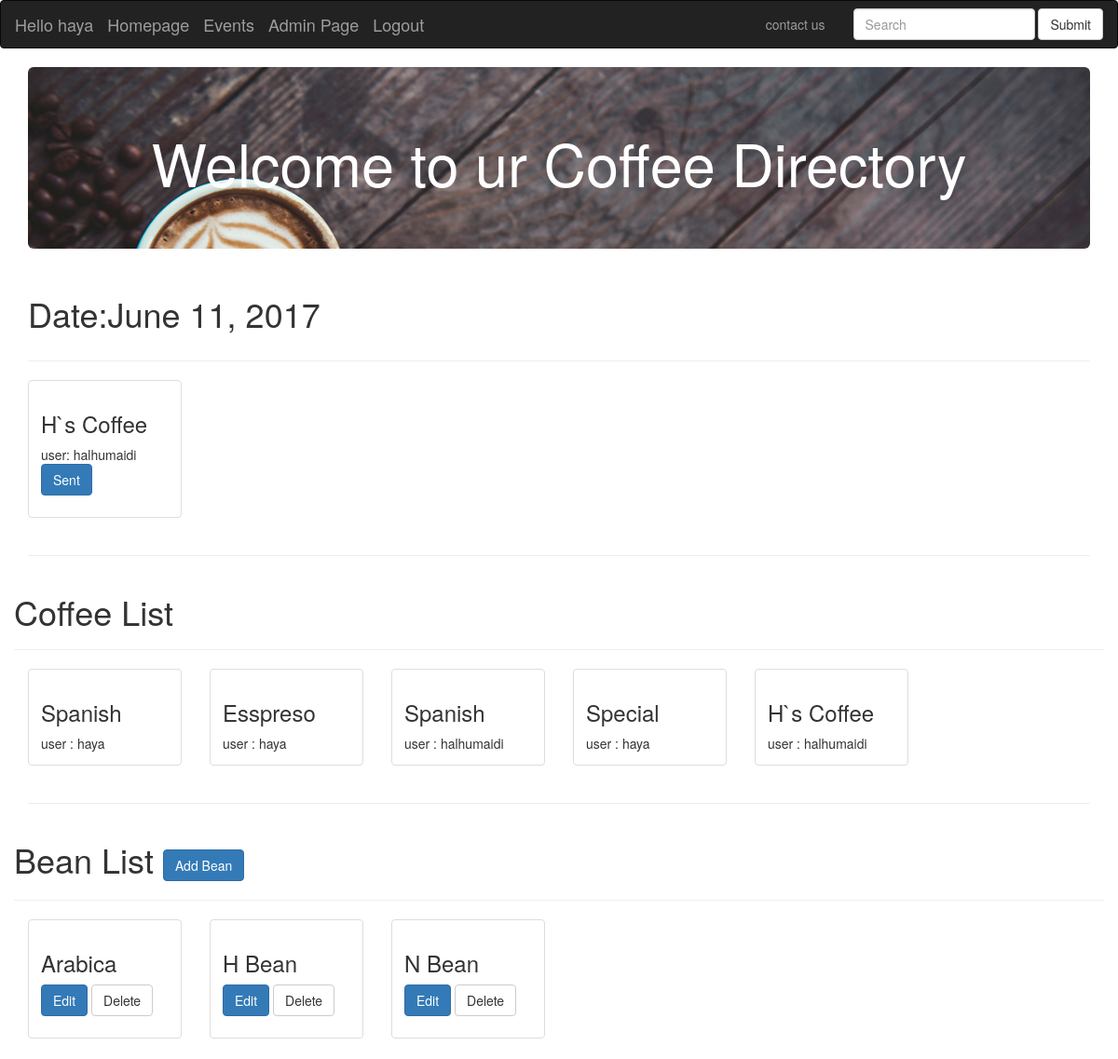
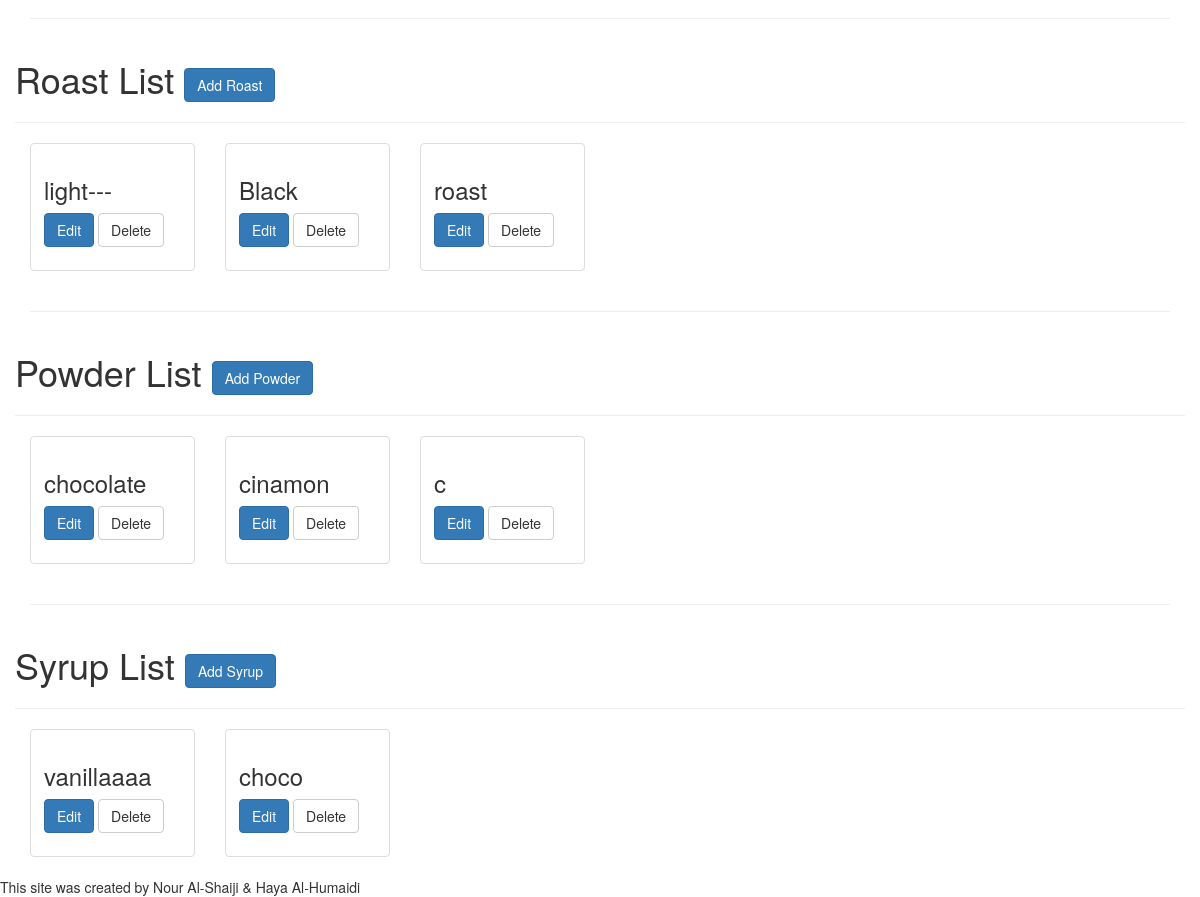
The app's page /main/ad/ (signed in) with its own data (2 pictures, top to bottom).
### main/models.py (models this page shows, shortened)
class Order(models.Model):
    user = models.ForeignKey(User)
    coffee = models.ForeignKey(Coffee)
    date = models.DateField()

class Coffee(models.Model):
    user= models.ForeignKey(User)
    name = models.CharField(max_length = 255)
    bean = models.ForeignKey(Bean)
    roast = models.ForeignKey(Roast)
    esspreso_shots = models.PositiveIntegerField(default = 1)
    water = models.FloatField(default = 0)
    steamed_milk = models.BooleanField(default = False)
    foam = models.FloatField(default = 0)
    powder = models.ManyToManyField(Powder, blank=True)
    syrup = models.ManyToManyField(Syrup, blank=True)
    extra_instructions = models.TextField()
    def __str__(self):
        return self.name

class Bean(models.Model):
    name = models.CharField(max_length=255)
    def __str__(self):
        return self.name

class Roast(models.Model):
    name = models.CharField(max_length=255)
    def __str__(self):
        return self.name

class Powder(models.Model):
    name = models.CharField(max_length=255)
    def __str__(self):
        return self.name

class Syrup(models.Model):
    name = models.CharField(max_length=255)
    def __str__(self):
        return self.name

### main/views.py (the view)
def admin_page(request):
    context={}
    if not request.user.is_authenticated():
      return redirect('/main/signin')
    if not request.user.is_staff:
      return redirect("main:naughty_page")
    form = SearchForm()
    context["form"]=form
    today = datetime.date.today()
    context['today']=today
    order_list = Order.objects.filter(date=today)
    context['order_list']=order_list
    coffee_list = Coffee.objects.all()
    context['coffee_list']=coffee_list
    bean = Bean.objects.all()
    context['bean']=bean
    roast = Roast.objects.all()
    context['roast']=roast
    powder = Powder.objects.all()
    context['powder']=powder
    syrup = Syrup.objects.all()
    context['syrup']=syrup
    return render(request,'main/admin_page.html',context)

### main/forms.py
class SearchForm(forms.Form):
    date = forms.DateField(widget = forms.DateInput(attrs={"type":"date"}))

### main/templates/main/admin_page.html
{% extends 'main/base.html' %}
{% load crispy_forms_tags %}
{% block header %} Welcome to ur Coffee Directory {% endblock %}
{% block content %}
<div class="row">
 <div class="col col-sm-6">
 <h1>Date:{{today}}</h1>
 </div>
</div>
<hr>
  <div class="row">
  {% if order_list %}
    {% for order in order_list %}
      <div class="col-sm-5 col-md-2">
        <div class="thumbnail">
          <div class="caption">
            <h3> {{order.coffee}} </h3>
            user: {{order.user}}
            <p>
              <a href="{% url 'main:sent' today.year today.month today.day %}" class="btn btn-primary" role="button">Sent</a>
            </p>
          </div>
        </div>
      </div>
    {% endfor %}
  {% else %}
  <h1> no orders today</h1>
  {% endif %}
</div>
<hr>
<div class="row">
 <h1> Coffee List </h1>
 <hr>
 {% for coffee in coffee_list %}
   <div class="col-sm-5 col-md-2">
     <div class="thumbnail">
       <div class="caption">
         <h3>{{coffee}}</h3>
         user : {{coffee.user}}
       </div>
     </div>
   </div>
 {% endfor %}
</div>
<hr>
<div class="row">
 <h1> Bean List <a href="{% url 'main:createBean' %}" class="btn btn-primary" role="button">Add Bean</a> </h1>
 <hr>
 {% for bean in bean %}
   <div class="col-sm-5 col-md-2">
     <div class="thumbnail">
       <div class="caption">
         <h3>{{bean}} </h3>
         <p>
           <a href="{% url 'main:editBean' bean_id=bean.id%}" class="btn btn-primary" role="button">Edit</a>
           <a href="{% url 'main:deleteBean' bean_id=bean.id%}" class="btn btn-default" role="button">Delete</a>
         </p>
       </div>
     </div>
   </div>
 {% endfor %}
</div>
<hr>
<div class="row">
 <h1> Roast List <a href="{% url 'main:createRoast' %}" class="btn btn-primary" role="button">Add Roast</a> </h1>
 <hr>
 {% for roast in roast %}
   <div class="col-sm-5 col-md-2">
     <div class="thumbnail">
       <div class="caption">
         <h3>{{roast}} </h3>
         <p>
           <a href="{% url 'main:editRoast' roast_id=roast.id%}" class="btn btn-primary" role="button">Edit</a>
           <a href="{% url 'main:deleteRoast' roast_id=roast.id%}" class="btn btn-default" role="button">Delete</a>
         </p>
       </div>
     </div>
   </div>
 {% endfor %}
</div>
<hr>
<div class="row">
 <h1> Powder List <a href="{% url 'main:createPowder' %}" class="btn btn-primary" role="button">Add Powder</a> </h1>
 <hr>
 {% for powder in powder %}
   <div class="col-sm-5 col-md-2">
     <div class="thumbnail">
       <div class="caption">
         <h3>{{powder}} </h3>
         <p>
           <a href="{% url 'main:editPowder' powder_id=powder.id%}" class="btn btn-primary" role="button">Edit</a>
           <a href="{% url 'main:deletePowder' powder_id=powder.id%}" class="btn btn-default" role="button">Delete</a>
         </p>
       </div>
     </div>
   </div>
 {% endfor %}
</div>
<hr>
<div class="row">
 <h1> Syrup List <a href="{% url 'main:createSyrup' %}" class="btn btn-primary" role="button">Add Syrup</a> </h1>
 <hr>
 {% for syrup in syrup %}
   <div class="col-sm-5 col-md-2">
     <div class="thumbnail">
       <div class="caption">
         <h3>{{syrup}} </h3>
         <p>
           <a href="{% url 'main:editSyrup' syrup_id=syrup.id%}" class="btn btn-primary" role="button">Edit</a>
           <a href="{% url 'main:deleteSyrup' syrup_id=syrup.id%}" class="btn btn-default" role="button">Delete</a>
         </p>
       </div>
     </div>
   </div>
 {% endfor %}
</div>
{% endblock %}

### main/templates/main/base.html (shortened to what this page needs)
<!DOCTYPE html>
{% load static %}
<html lang="en">
    <head>
        <link href="{% static '/bootstrap-3.3.7-dist/css/bootstrap.css' %}" rel="stylesheet"/>
    </head>
    <body>
        <nav class="navbar navbar-inverse">
            <div class="container-fluid">
                <div class="navbar-header">
                    <a class="navbar-brand" href="#"> Hello {{request.user}}</a>
                </div>
                <div class="navbar-header">
                    <a class="navbar-brand" href="{% url 'main:home' %}">Homepage</a>
                </div>
                <div class="navbar-header">
                      <a class="navbar-brand" href="{% url 'main:event' %}">Events</a>
                    {% if not request.user.is_staff %}
                    <a class="navbar-brand" href="#">Navigate</a>
                    {% else %}
                    <a class="navbar-brand" href="{% url 'main:admin_page' %}">Admin Page</a>
                    {% endif %}
                </div>
                <div class="navbar-header">
                    {% if request.user.is_authenticated %}
                      <a class="navbar-brand" href="{% url 'main:logout' %}">Logout</a>
                    {% endif %}
                </div>
                <form class="navbar-form navbar-right">
                    <div class="form-group">
                        <input type="text" class="form-control" placeholder="Search">
                    </div>
                    <button type="submit" class="btn btn-default">Submit</button>
                </form>
                <ul class="nav navbar-nav navbar-right">
                    <li><a href="#">contact us</a></li>
                </ul>
            </div>
        </nav>
        <div class="container">
            <div id="jumbo" class="jumbotron text-center" style="color:white">
                <h1>
                    {% block header %}
                    {% endblock %}
                </h1>
            </div>
            {% block content %}
            {% endblock %}
        </div>
        <div>This site was created by Nour Al-Shaiji & Haya Al-Humaidi</div>
    </body>
</html>

### records on screen
Order: date "June 11, 2017", coffee "H`s Coffee", user "halhumaidi"
Coffee: name "Spanish", user "haya"
Coffee: name "Esspreso", user "haya"
Coffee: name "Spanish", user "halhumaidi"
Coffee: name "Special", user "haya"
Coffee: name "H`s Coffee", user "halhumaidi"
Bean: name "Arabica"
Bean: name "H Bean"
Bean: name "N Bean"
Roast: name "light---"
Roast: name "Black"
Roast: name "roast"
Powder: name "chocolate"
Powder: name "cinamon"
Powder: name "c"
Syrup: name "vanillaaaa"
Syrup: name "choco"

### other values on screen
{{ request.user }} "haya"
